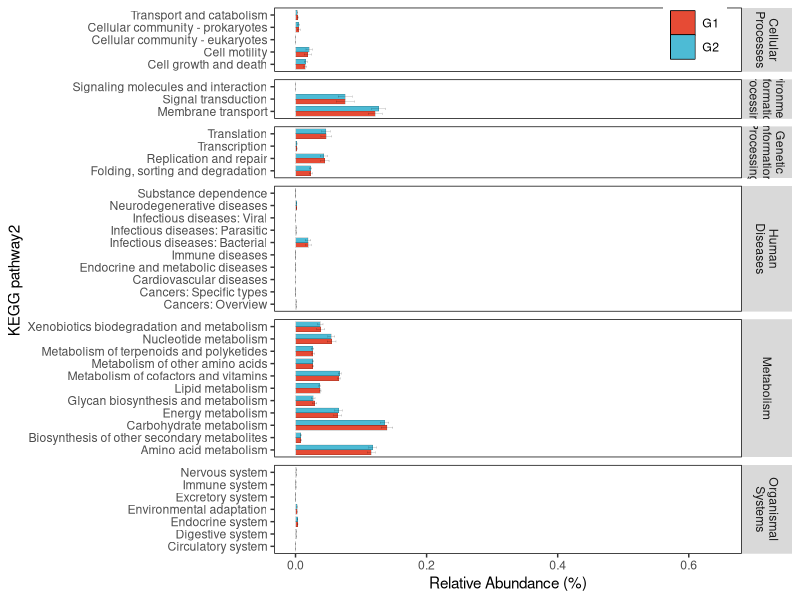
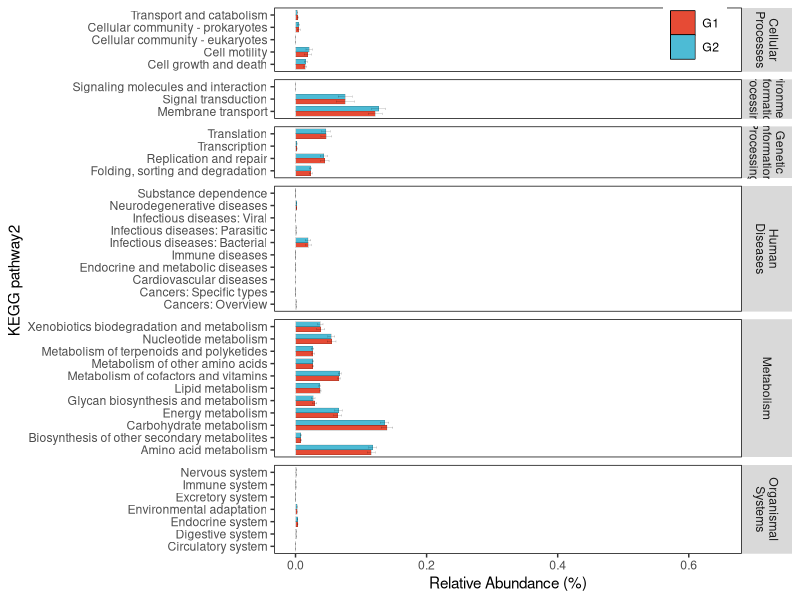

Recreate these plots in R, in order.

KEGG <- read.table("L2.txt",header = TRUE,sep = "\t")
#这里有一点需要说明，因为KEGG第一层分类中有几个分类的名字特别长，因此需要处理一下，使其能够实现自动换行。
library(ggplot2)
library(reshape2)
library(ggsci)
swr = function(string, nwrap = 12){
   paste(strwrap(string,width = nwrap),collapse = "\n")
}
swr = Vectorize(swr)
KEGG$L1 <- swr(KEGG$L1)
#画图
pathway2_plot <- ggplot(KEGG, aes(L2, value.sum.mean, fill = group)) +
   geom_col(position = 'dodge', width = 0.8, colour = 'black', size = 0.05) +
   geom_errorbar(aes(ymin = value.sum.mean - value.sum.sd, ymax = value.sum.mean + value.sum.sd), size = 0.05, width = .35, position = position_dodge(width = .8)) +  #?????????ߣ???ֵ?��?׼?
   #scale_fill_manual(values = c('red', 'blue')) +
   theme(legend.title = element_blank(), legend.position = c(0.9, 0.95)) +
   coord_flip() +  
   theme(panel.grid = element_blank(), panel.background = element_rect(fill = 'transparent',  color = 'black')) +
   geom_text(aes(label = '', y = value.sum.mean + value.sum.sd + 0.5), size = 4, position = position_dodge(0.8)) +
   labs(x = 'KEGG pathway2', y = 'Relative Abundance (%)')+
   facet_grid(L1~.,space = "free_y",scales = "free_y")+
   scale_fill_npg()
pathway2_plot
ggsave('L2_2.pdf', pathway2_plot, width = 8, height = 10)
